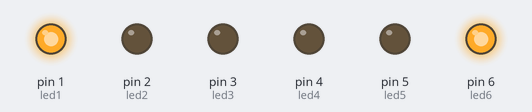
A sketch run on a simulated Arduino Uno, built with avr-gcc and run on an emulated ATmega328P. Shown: output pins drawn as LEDs (lit = HIGH).

Above: at 0.5 s.
At 2.5 s:
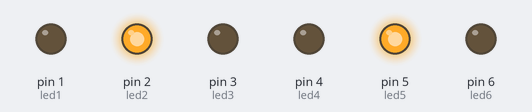
At 4.5 s:
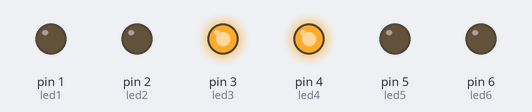
At 5.5 s:
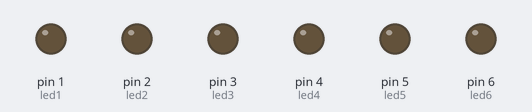
Timing chart, 0 to 7.8 s (numbered marks = the images above):
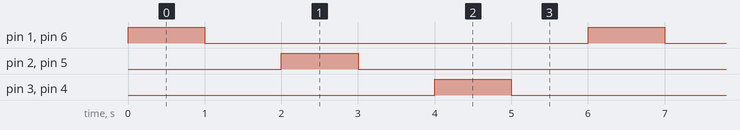

Measured:
- by itself, pin 1 (led1), pin 2 (led2), pin 3 (led3), pin 4 (led4), pin 5 (led5), pin 6 (led6): alternates HIGH for 1.0 s and LOW for 5.0 s
- by itself, everything shown: repeats every 6.0 s, in 6 steps

The sketch:

TrafficLight.ino.ino
```cpp
// C++ code
//

int led1= 1;
int led2= 2;
int led3= 3;
int led4= 4;
int led5= 5;
int led6= 6;

void setup()
{
  pinMode(led1, OUTPUT);
   pinMode(led2, OUTPUT);
   pinMode(led3, OUTPUT);
   pinMode(led4, OUTPUT);
   pinMode(led5, OUTPUT);
   pinMode(led6, OUTPUT);
}

void loop()
{
     digitalWrite(led1, HIGH);
     digitalWrite(led6, HIGH);
       delay(1000);
     digitalWrite(led1, LOW);
     digitalWrite(led6 , LOW);
       delay(1000);
     digitalWrite(led2, HIGH);
     digitalWrite(led5, HIGH);
       delay(1000);
     digitalWrite(led2, LOW);
     digitalWrite(led5 , LOW);
       delay(1000);
     digitalWrite(led3, HIGH);
     digitalWrite(led4, HIGH);
       delay(1000);
     digitalWrite(led3, LOW);
     digitalWrite(led4 , LOW);
       delay(1000);
}
```
